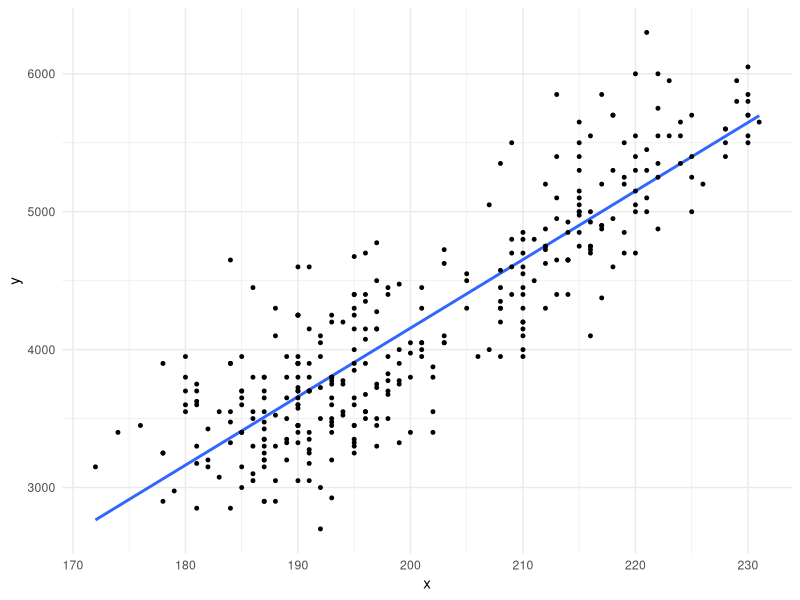
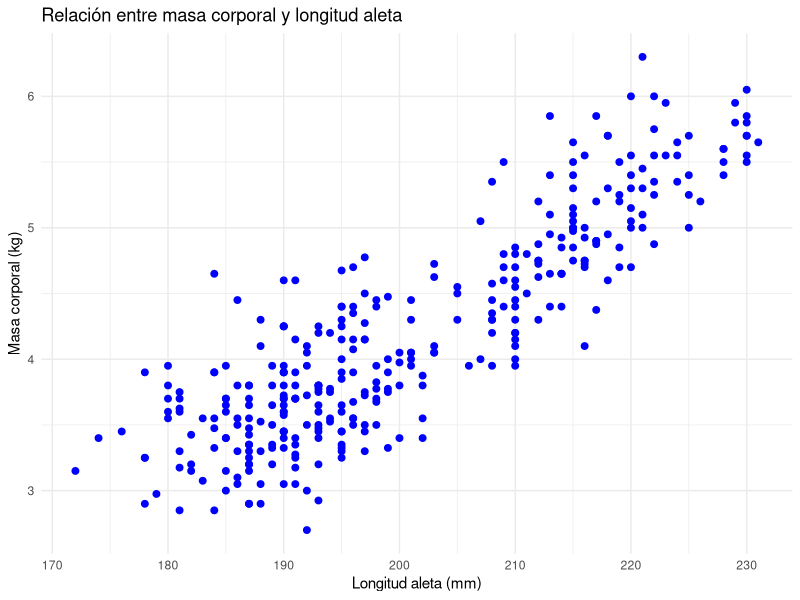
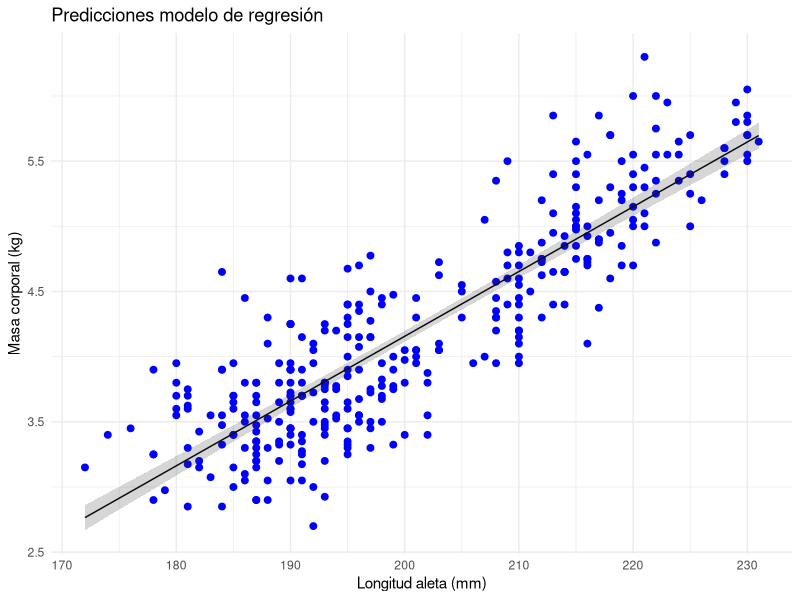
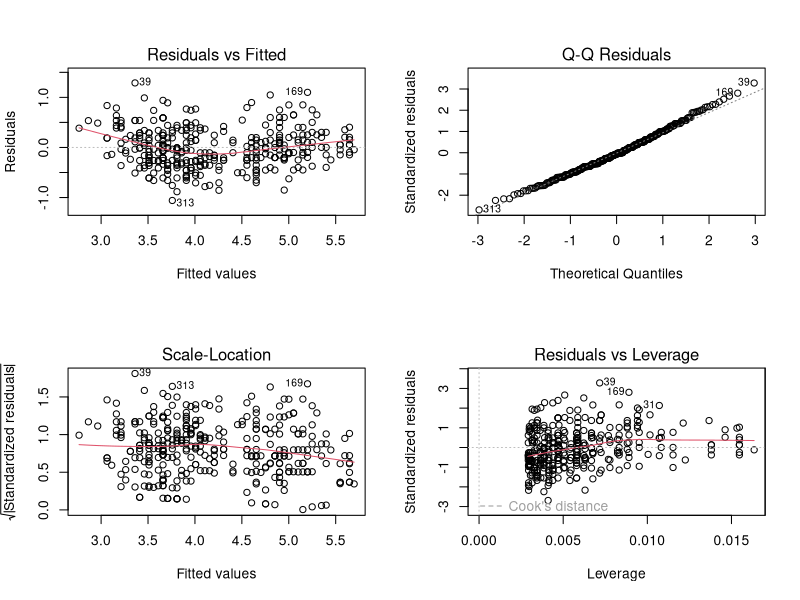
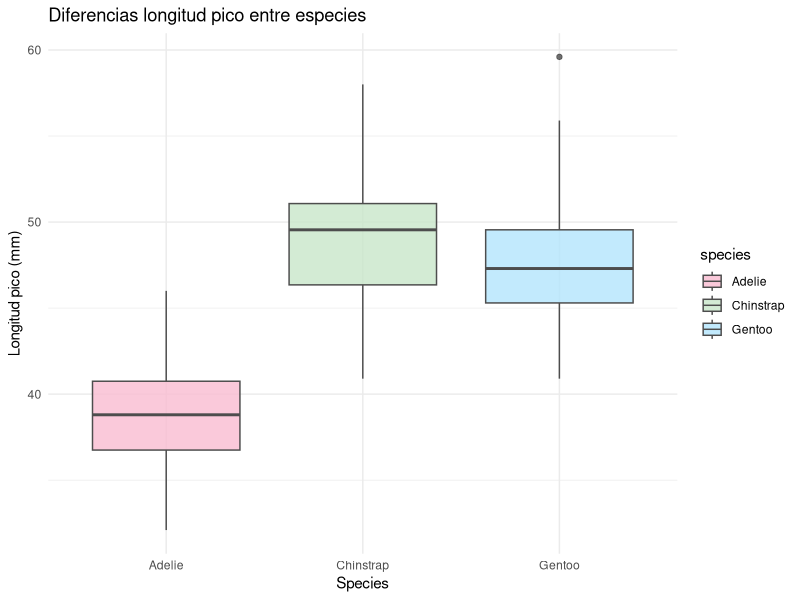
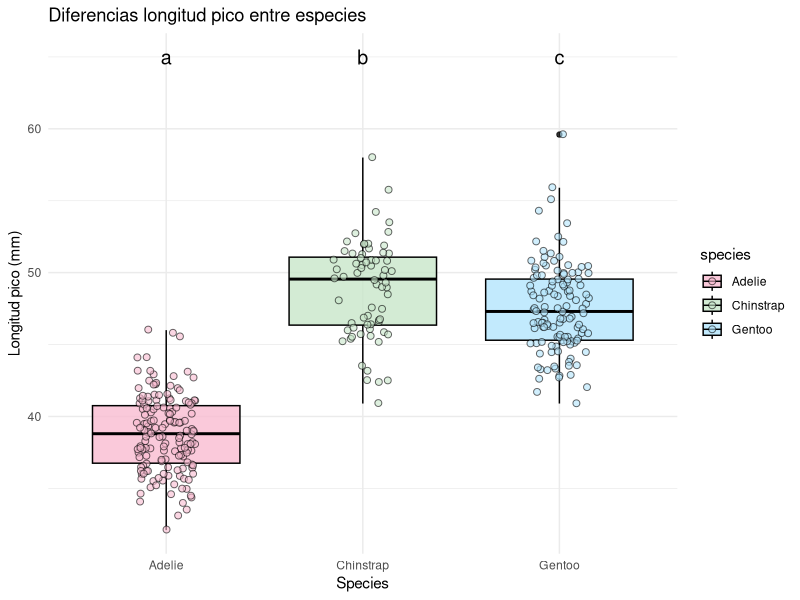
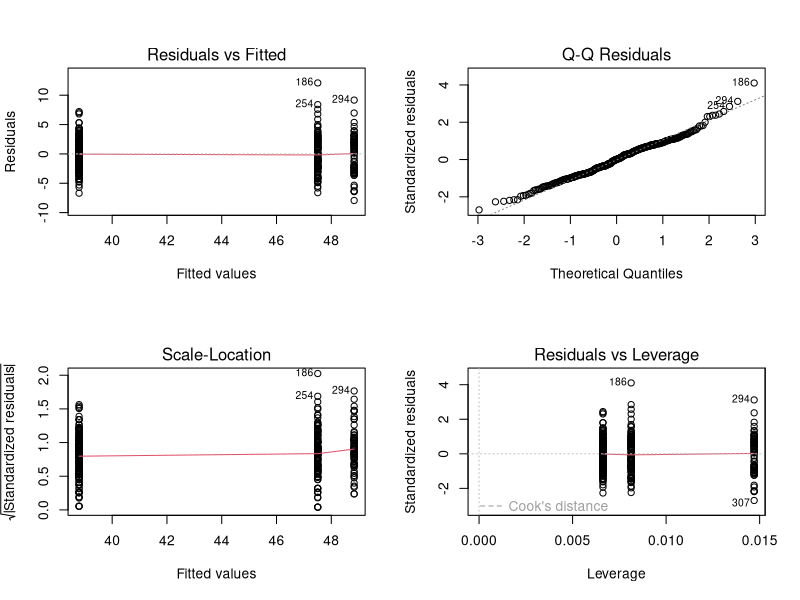
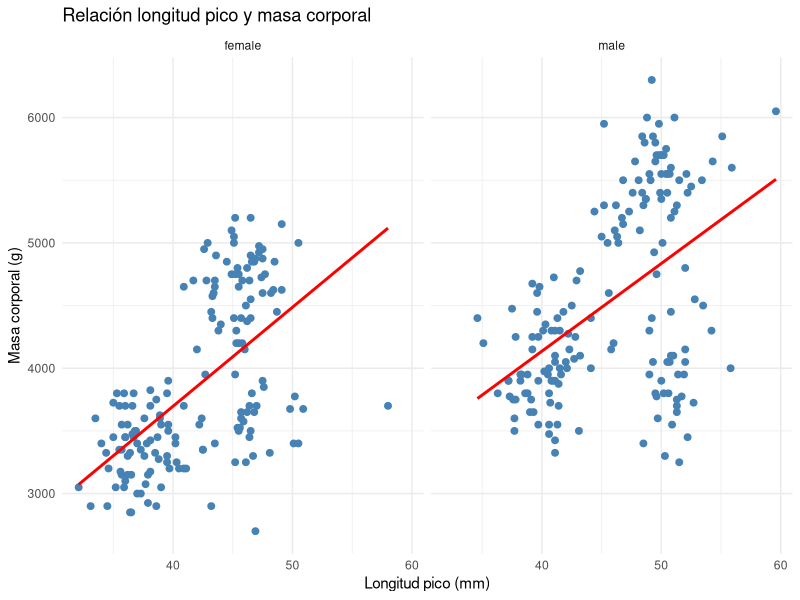

Write the R code that produced these figures, in order.
## ---- chunk 1
#| echo: false
library(palmerpenguins)
library(ggplot2)
data(penguins)
ggplot(data = penguins, aes(x = flipper_length_mm, y = body_mass_g)) +  
  geom_smooth(method='lm', formula= y~x, se = FALSE) +
  geom_point(color = "black", size = 1) +      
  labs(x = "x",         
       y = "y",                   
  ) +
  theme_minimal()  
## ---- chunk 2
#| echo: true
library(palmerpenguins)
data(penguins)
head(penguins)
# eliminamos NAs variables que vamos a utilizar y pasamos masa corporal a kg
library(dplyr)
penguins_clean <- penguins %>%
  filter(!is.na(flipper_length_mm), !is.na(body_mass_g))
penguins_clean$body_mass_g <- penguins_clean$body_mass_g/1000
## ---- chunk 3
#| echo: true
#| attr-source: "style='font-size: 0.8em'"
#| attr-output: "style='font-size: 0.2em'"
#| fig-width: 7     # ancho en pulgadas
#| fig-height: 5    # alto en pulgadas
#| fig-align: "center"
library(ggplot2)
ggplot(data = penguins_clean, aes(x = flipper_length_mm, y = body_mass_g)) +  
  geom_point(color = "blue", size = 2) +      
  labs(x = "Longitud aleta (mm)",         
       y = "Masa corporal (kg)",                   
      title = "Relación entre masa corporal y longitud aleta "   
  ) +
  theme_minimal()        
## ---- chunk 4
#| echo: true
lm_reg1 <- lm(body_mass_g ~ flipper_length_mm, data = penguins_clean)
## ---- chunk 5
#| echo: true
anova(lm_reg1)
## ---- chunk 6
#| echo: true
summary(lm_reg1)
## ---- chunk 7
#| echo: true
#| attr-source: "style='font-size: 0.5em'"
#| attr-output: "style='font-size: 0.4em'"
#| fig-width: 7     # ancho en pulgadas
#| fig-height: 5    # alto en pulgadas
#| fig-align: "center"
library(broom)
library(tidyverse)
library(dplyr)
preds <- augment(lm_reg1, type.predict = "response", se_fit = TRUE)
preds <- preds %>%
  mutate(lower = .fitted - 1.96 * .se.fit,upper = .fitted + 1.96 * .se.fit)
  
ggplot(data = preds, aes(x = flipper_length_mm, y = body_mass_g)) +  
  geom_point(color = "blue", size = 2) +     
  geom_line(aes(y = .fitted)) +
  geom_ribbon(aes(ymin = lower, ymax = upper), alpha = 0.2) +
  labs(x = "Longitud aleta (mm)",         
       y = "Masa corporal (kg)",                   
      title = "Predicciones modelo de regresión"   
  ) +
  theme_minimal()        
## ---- chunk 8
#| echo: true
#| attr-source: "style='font-size: 0.6em'"
#| attr-output: "style='font-size: 0.4em'"
#| fig-width: 6     # ancho en pulgadas
#| fig-height: 6    # alto en pulgadas
#| fig-align: "left"
par(mfrow=c(2,2))
plot(lm_reg1)      
## ---- chunk 9
#| echo: true
#| attr-source: "style='font-size: 0.6em'"
#| attr-output: "style='font-size: 0.4em'"
shapiro.test(residuals(lm_reg1))
## ---- chunk 10
#| echo: true
#| attr-source: "style='font-size: 0.6em'"
#| attr-output: "style='font-size: 0.4em'"
library(lmtest)
resettest(lm_reg1)
## ---- chunk 11
#| echo: true
#| attr-source: "style='font-size: 0.6em'"
#| attr-output: "style='font-size: 0.4em'"
library(car)
ncvTest(lm_reg1)
## ---- chunk 12
#| echo: true
#| attr-source: "style='font-size: 0.8em'"
#| attr-output: "style='font-size: 0.2em'"
#| fig-width: 7     # ancho en pulgadas
#| fig-height: 5    # alto en pulgadas
#| fig-align: "center"
ggplot(data = penguins, aes(x = species, y = bill_length_mm, fill = species)) +  
  geom_boxplot(alpha = 0.8, color = "gray30") +
  scale_fill_manual(values = c("#F8BBD0", "#C8E6C9", "#B3E5FC")) +
  labs(x = "Species",         
       y = "Longitud pico (mm)",                   
      title = "Diferencias longitud pico entre especies"   
  ) +
  theme_minimal()        
## ---- chunk 13
#| echo: true
penguins <- penguins %>%
  mutate(species = as.factor(species))
lm_reg2 <- lm(bill_length_mm ~ species, data = penguins)
## ---- chunk 14
#| echo: true
anova(lm_reg2)
## ---- chunk 15
#| echo: true
#| attr-source: "style='font-size: 0.6em'"
#| attr-output: "style='font-size: 0.4em'"
summary(lm_reg2)
## ---- chunk 16
#| echo: true
 contrasts(penguins$species)
## ---- chunk 17
#| echo: true
library(multcomp)
posthoc_species <- glht(lm_reg2, linfct=mcp(species="Tukey"))
summary(posthoc_species)
## ---- chunk 18
#| echo: true
#| attr-source: "style='font-size: 0.5em'"
#| attr-output: "style='font-size: 0.2em'"
#| fig-width: 9    # ancho en pulgadas
#| fig-height: 6    # alto en pulgadas
#| fig-align: "center"
ggplot(data = penguins, aes(x = species, y = bill_length_mm, fill = species, color = species)) +  
  geom_boxplot(alpha = 0.8, color = "black") +
  geom_jitter(width = 0.15, alpha = 0.6, size = 2, shape=21, color="black") +
  scale_fill_manual(values = c("#F8BBD0", "#C8E6C9", "#B3E5FC")) +
  scale_color_manual(values = c("#F8BBD0", "#C8E6C9", "#B3E5FC")) +
 labs(x = "Species",         
       y = "Longitud pico (mm)",                   
      title = "Diferencias longitud pico entre especies"   
  ) +
  theme_minimal() +
  geom_text(data = penguins[2,], aes(y = 65, label = "a"), color="black", 
            size=5, nudge_x = 0) +
  geom_text(data = penguins[2,], aes(y = 65, label = "b"), color="black", 
            size=5, nudge_x = 1) +
  geom_text(data = penguins[2,], aes(y = 65, label = "c"), color="black", 
            size=5, nudge_x = 2) 
## ---- chunk 19
#| echo: true
#| attr-source: "style='font-size: 0.6em'"
#| attr-output: "style='font-size: 0.4em'"
#| fig-width: 6     # ancho en pulgadas
#| fig-height: 6    # alto en pulgadas
#| fig-align: "left"
par(mfrow=c(2,2))
plot(lm_reg2)      
## ---- chunk 20
#| echo: true
levels(penguins$species)
penguins$species <- relevel(penguins$species, ref = "Gentoo")
levels(penguins$species)
## ---- chunk 21
#| echo: true
#| attr-source: "style='font-size: 0.6em'"
#| attr-output: "style='font-size: 0.2em'"
#| fig-width: 9    # ancho en pulgadas
#| fig-height: 6    # alto en pulgadas
#| fig-align: "center"
ggplot(subset(penguins, !is.na(sex)), aes(x = bill_length_mm, y = body_mass_g)) +
  geom_point(color = "steelblue", size = 2) +
  geom_smooth(method = "lm", se = FALSE, color = "red") +
  facet_wrap(~ sex) +
  labs(
    title = "Relación longitud pico y masa corporal",
    x = "Longitud pico (mm)",
    y = "Masa corporal (g)"
  ) +
  theme_minimal()
## ---- chunk 22
#| echo: true
lm_3 <- lm(body_mass_g ~ bill_length_mm*sex, data = penguins)
## ---- chunk 23
#| echo: true
anova(lm_3)
## ---- chunk 24
#| echo: true
lm_4 <- lm(body_mass_g ~ bill_length_mm+sex, data = penguins)
anova(lm_4)
## ---- chunk 25
#| echo: true
#| attr-source: "style='font-size: 0.6em'"
#| attr-output: "style='font-size: 0.2em'"
#| fig-width: 9    # ancho en pulgadas
#| fig-height: 6    # alto en pulgadas
#| fig-align: "center"
ggplot(subset(penguins, !is.na(sex)), aes(x = bill_length_mm, y = body_mass_g, color = sex)) +
  geom_point(size = 2) +
  scale_color_manual(values = c("#F8BBD0", "#B3E5FC")) +
  geom_smooth(method = "lm", se = FALSE, color = "red") +
  labs(
    title = "Relación longitud pico y masa corporal",
    x = "Longitud pico (mm)",
    y = "Masa corporal (g)",
    color = "Sexo"
  ) +
  theme_minimal()
## ---- chunk 26
#| echo: true
#| attr-source: "style='font-size: 0.6em'"
#| attr-output: "style='font-size: 0.2em'"
#| fig-width: 9    # ancho en pulgadas
#| fig-height: 6    # alto en pulgadas
#| fig-align: "center"
ggplot(data = subset(penguins, !is.na(sex)), aes(x = sex, y = body_mass_g, fill = sex, color = sex)) +  
  geom_boxplot(alpha = 0.8, color = "black") +
  geom_jitter(width = 0.15, alpha = 0.6, size = 2, shape=21, color="black") +
  scale_fill_manual(values = c("#F8BBD0", "#B3E5FC")) +
  scale_color_manual(values = c("#F8BBD0", "#B3E5FC")) +
 labs(x = "Sexo",         
       y = "Masa corporal (g)",                   
      title = "Diferencias masa corporal entre sexo"   
  ) +
  theme_minimal() +
  geom_text(data = penguins[2,], aes(y = 6500, label = "a"), color="black", 
            size=5, nudge_x = 0) +
  geom_text(data = penguins[2,], aes(y = 6500, label = "b"), color="black", 
            size=5, nudge_x = 1)         
## ---- chunk 27
#| echo: true
#| attr-source: "style='font-size: 0.6em'"
#| attr-output: "style='font-size: 0.2em'"
#| fig-width: 18    # ancho en pulgadas
#| fig-height: 6    # alto en pulgadas
#| fig-align: "center"
ggplot(subset(penguins, !is.na(species)), aes(x = flipper_length_mm, y = body_mass_g)) +
  geom_point(color = "steelblue", size = 2) +
  geom_smooth(method = "lm", se = FALSE, color = "red") +
  facet_wrap(~ species) +
  labs(
    title = "Relación longitud aleta y masa corporal",
    x = "Longitud aleta (mm)",
    y = "Masa corporal (g)"
  ) +
  theme_minimal()
## ---- chunk 28
#| echo: true
#| attr-source: "style='font-size: 0.6em'"
#| attr-output: "style='font-size: 0.4em'"
datos_limpios <- penguins %>%
  filter(!is.na(flipper_length_mm))
lm_5 <- lm(body_mass_g ~ flipper_length_mm*species, data = datos_limpios)
anova(lm_5)
## ---- chunk 29
#| echo: true
#| attr-source: "style='font-size: 0.7em'"
#| attr-output: "style='font-size: 0.4em'"
summary(lm_5)
## ---- chunk 30
#| echo: true
#| attr-source: "style='font-size: 0.5em'"
#| attr-output: "style='font-size: 0.7em'"
#| fig-width: 9    # ancho en pulgadas
#| fig-height: 6    # alto en pulgadas
#| fig-align: "center"
newdata <- expand.grid(
  flipper_length_mm = seq(min(datos_limpios$flipper_length_mm), max(datos_limpios$flipper_length_mm), length.out = 100),
  species = levels(datos_limpios$species)
)
predicciones_grid <- augment(lm_5, newdata = newdata)

ggplot(datos_limpios, aes(x = flipper_length_mm, y = body_mass_g, color = species)) +
  geom_point(alpha = 0.5) +
  geom_line(data = predicciones_grid, aes(x= flipper_length_mm, y = .fitted, group = species, color = species), size = 1.2) +
  scale_color_manual(values = c("#F8BBD0", "#C8E6C9", "#B3E5FC")) +
  labs(
    title = "ANCOVA: predicciones por especie",
    x = "Longitud aleta (mm)",
    y = "Masa corporal (g)",
    color = "Especie"
  ) +
  theme_minimal()
## ---- chunk 31
#| echo: true
#| #| fig-width: 9    # ancho en pulgadas
#| fig-height: 7    # alto en pulgadas
par(mfrow=c(2,2))
plot(lm_5)
